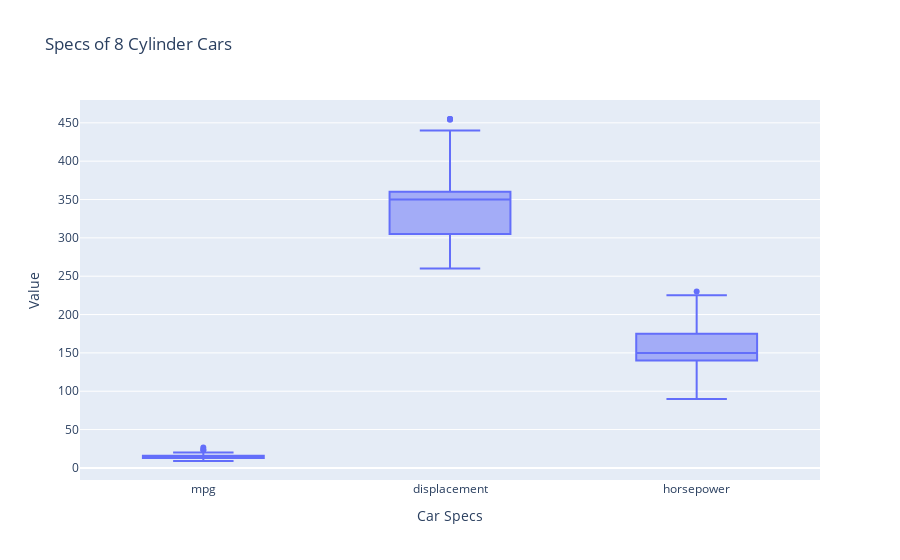

The notebook cell saved with this chart:
### Markdown cell above
<br>
<details>
    <summary>Blockly Hints</summary>
    <ul>
        <li>Notation
            <ul>
                <li><code>A</code> &nbsp;:&nbsp; <code>B</code>&nbsp; means snap blocks A and B together.</li>
                <li><code>A</code> &nbsp;&lt;-&nbsp; <code>B</code>&nbsp; means insert block B into the hole in block A.</li>
            </ul>
        </li>
        <li>Blocks
            <ul>
                <li>freestyle
                    <ul>
                        <li>Unless specifically instructed, use the first block from the FREESTYLE menu.</li>
                    </ul>
                </li>
                <li><code>with .. do .. using ..</code>
                    <ul>
                        <li>The <code>with .. do .. using ..</code> block is found under VARIABLES.</li>
                        <li>You can use the <code>+ -</code> controls on the block to change the number of notches. Unless specifically instructed, the block should not have any empty notches when you click Blocks to Code. </li>
                        <li>If <code>do</code> dropdown says "!Not populated until you execute code", click anywhere in the notebook tab, then click try "Run All Above Selected Cell" from the "Run" menu.</li> 
                        <li>If <code>with .. do .. using ..</code> block does not want to snap together nicely with the <code>set .. to</code> block, try dragging the <code>set .. to</code> block instead.</li>
                    </ul>
                </li>
                </ul>
                </li>
                <li>variable<ul>
                    <li>After it is created, each variable has its own block at the end of the VARIABLES menu.</li>
                </ul>
                </li>
            </ul>
        </li>
    </ul>
</details>

### Code cell
#!response
px.box(cylinder_8, y=y, title=title, labels=labels)

### Figure 1 — Plotly figure (JSON) as saved in the notebook; plotly's stock layout.template omitted (floating-point values rounded to 4 significant figures; data arrays with more than 128 entries replaced by an {"elided": "..."} marker saying what was removed)
{"data": [{"alignmentgroup": "True", "hovertemplate": "Car Specs=%{x}<br>Value=%{y}<extra></extra>", "legendgroup": "", "marker": {"color": "#636efa"}, "name": "", "notched": false, "offsetgroup": "", "orientation": "v", "showlegend": false, "type": "box", "x": {"elided": "309 str values"}, "x0": " ", "xaxis": "x", "y": {"elided": "309 float values"}, "y0": " ", "yaxis": "y"}], "layout": {"autosize": true, "boxmode": "group", "legend": {"tracegroupgap": 0}, "title": {"text": "Specs of 8 Cylinder Cars"}, "xaxis": {"anchor": "y", "autorange": true, "domain": [0, 1], "range": [-0.5, 2.5], "title": {"text": "Car Specs"}, "type": "category"}, "yaxis": {"anchor": "x", "autorange": true, "domain": [0, 1], "range": [-15.78, 479.8], "title": {"text": "Value"}, "type": "linear"}}}
